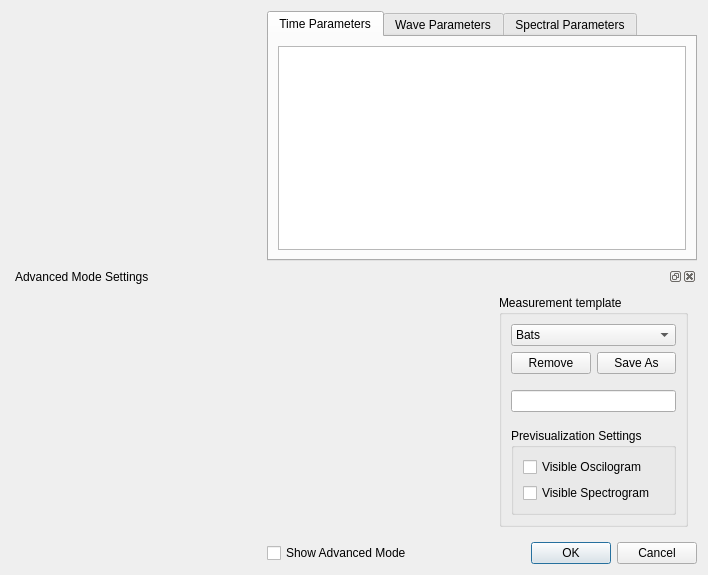
<?xml version="1.0" encoding="UTF-8"?>
<ui version="4.0">
 <class>Dialog</class>
 <widget class="QDialog" name="Dialog">
  <property name="geometry">
   <rect>
    <x>0</x>
    <y>0</y>
    <width>708</width>
    <height>553</height>
   </rect>
  </property>
  <property name="sizePolicy">
   <sizepolicy hsizetype="Preferred" vsizetype="Preferred">
    <horstretch>3</horstretch>
    <verstretch>0</verstretch>
   </sizepolicy>
  </property>
  <property name="windowTitle">
   <string>Parameters Window</string>
  </property>
  <layout class="QGridLayout" name="gridLayout">
   <item row="0" column="0">
    <widget class="QWidget" name="settings_widget" native="true">
     <property name="sizePolicy">
      <sizepolicy hsizetype="Expanding" vsizetype="Expanding">
       <horstretch>2</horstretch>
       <verstretch>3</verstretch>
      </sizepolicy>
     </property>
     <property name="minimumSize">
      <size>
       <width>250</width>
       <height>250</height>
      </size>
     </property>
     <property name="maximumSize">
      <size>
       <width>16777215</width>
       <height>16777215</height>
      </size>
     </property>
     <property name="styleSheet">
      <string notr="true"/>
     </property>
    </widget>
   </item>
   <item row="0" column="1" colspan="2">
    <widget class="QTabWidget" name="tab_parameters">
     <property name="sizePolicy">
      <sizepolicy hsizetype="Expanding" vsizetype="Expanding">
       <horstretch>5</horstretch>
       <verstretch>3</verstretch>
      </sizepolicy>
     </property>
     <property name="minimumSize">
      <size>
       <width>100</width>
       <height>250</height>
      </size>
     </property>
     <property name="maximumSize">
      <size>
       <width>16777215</width>
       <height>16777215</height>
      </size>
     </property>
     <property name="sizeIncrement">
      <size>
       <width>0</width>
       <height>0</height>
      </size>
     </property>
     <property name="currentIndex">
      <number>0</number>
     </property>
     <widget class="QWidget" name="tab_time_parameters">
      <attribute name="title">
       <string>Time Parameters</string>
      </attribute>
      <layout class="QGridLayout" name="gridLayout_3">
       <item row="0" column="0">
        <widget class="QTableWidget" name="time_parameter_table"/>
       </item>
      </layout>
     </widget>
     <widget class="QWidget" name="tab_wave_parameters">
      <attribute name="title">
       <string>Wave Parameters</string>
      </attribute>
      <layout class="QGridLayout" name="gridLayout_4">
       <item row="0" column="0">
        <widget class="QTableWidget" name="wave_parameter_table"/>
       </item>
      </layout>
     </widget>
     <widget class="QWidget" name="tab_spectral_params">
      <attribute name="title">
       <string>Spectral Parameters</string>
      </attribute>
      <layout class="QGridLayout" name="gridLayout_2">
       <item row="0" column="1">
        <widget class="QTableWidget" name="parameter_locations_table"/>
       </item>
      </layout>
     </widget>
    </widget>
   </item>
   <item row="3" column="1">
    <widget class="QCheckBox" name="advanced_mode_visibility_cbox">
     <property name="text">
      <string>Show Advanced Mode</string>
     </property>
     <property name="checked">
      <bool>false</bool>
     </property>
    </widget>
   </item>
   <item row="3" column="2">
    <widget class="QDialogButtonBox" name="buttonBox">
     <property name="orientation">
      <enum>Qt::Horizontal</enum>
     </property>
     <property name="standardButtons">
      <set>QDialogButtonBox::Cancel|QDialogButtonBox::Ok</set>
     </property>
    </widget>
   </item>
   <item row="2" column="0" colspan="3">
    <widget class="QDockWidget" name="dock_widget_advanced_mode">
     <property name="sizePolicy">
      <sizepolicy hsizetype="Preferred" vsizetype="Preferred">
       <horstretch>0</horstretch>
       <verstretch>1</verstretch>
      </sizepolicy>
     </property>
     <property name="minimumSize">
      <size>
       <width>204</width>
       <height>250</height>
      </size>
     </property>
     <property name="focusPolicy">
      <enum>Qt::NoFocus</enum>
     </property>
     <property name="floating">
      <bool>false</bool>
     </property>
     <property name="features">
      <set>QDockWidget::AllDockWidgetFeatures</set>
     </property>
     <property name="windowTitle">
      <string>Advanced Mode Settings</string>
     </property>
     <widget class="QWidget" name="dockWidgetContents_2">
      <layout class="QHBoxLayout" name="horizontalLayout_2">
       <item>
        <widget class="QSignalDetectorWidget" name="widget" native="true">
         <property name="sizePolicy">
          <sizepolicy hsizetype="Expanding" vsizetype="Preferred">
           <horstretch>5</horstretch>
           <verstretch>0</verstretch>
          </sizepolicy>
         </property>
         <property name="minimumSize">
          <size>
           <width>0</width>
           <height>0</height>
          </size>
         </property>
         <property name="maximumSize">
          <size>
           <width>16777215</width>
           <height>16777215</height>
          </size>
         </property>
        </widget>
       </item>
       <item>
        <widget class="QGroupBox" name="groupBox">
         <property name="sizePolicy">
          <sizepolicy hsizetype="Expanding" vsizetype="Preferred">
           <horstretch>2</horstretch>
           <verstretch>0</verstretch>
          </sizepolicy>
         </property>
         <property name="minimumSize">
          <size>
           <width>150</width>
           <height>0</height>
          </size>
         </property>
         <property name="title">
          <string>Measurement template</string>
         </property>
         <layout class="QGridLayout" name="gridLayout_5">
          <item row="6" column="0" colspan="2">
           <spacer name="verticalSpacer_2">
            <property name="orientation">
             <enum>Qt::Vertical</enum>
            </property>
            <property name="sizeType">
             <enum>QSizePolicy::Fixed</enum>
            </property>
            <property name="sizeHint" stdset="0">
             <size>
              <width>20</width>
              <height>10</height>
             </size>
            </property>
           </spacer>
          </item>
          <item row="2" column="0" colspan="2">
           <spacer name="verticalSpacer">
            <property name="orientation">
             <enum>Qt::Vertical</enum>
            </property>
            <property name="sizeType">
             <enum>QSizePolicy::Fixed</enum>
            </property>
            <property name="sizeHint" stdset="0">
             <size>
              <width>20</width>
              <height>10</height>
             </size>
            </property>
           </spacer>
          </item>
          <item row="8" column="0">
           <spacer name="verticalSpacer_3">
            <property name="orientation">
             <enum>Qt::Vertical</enum>
            </property>
            <property name="sizeHint" stdset="0">
             <size>
              <width>20</width>
              <height>40</height>
             </size>
            </property>
           </spacer>
          </item>
          <item row="1" column="2">
           <widget class="QPushButton" name="save_measurement_template_as_bttn">
            <property name="maximumSize">
             <size>
              <width>200</width>
              <height>16777215</height>
             </size>
            </property>
            <property name="text">
             <string>Save As</string>
            </property>
           </widget>
          </item>
          <item row="0" column="0" colspan="3">
           <widget class="QComboBox" name="measurement_template_cbox">
            <property name="maximumSize">
             <size>
              <width>200</width>
              <height>16777215</height>
             </size>
            </property>
            <item>
             <property name="text">
              <string>Bats</string>
             </property>
            </item>
            <item>
             <property name="text">
              <string>user defined</string>
             </property>
            </item>
            <item>
             <property name="text">
              <string>other template</string>
             </property>
            </item>
           </widget>
          </item>
          <item row="5" column="0" colspan="3">
           <widget class="QLineEdit" name="new_template_name_linedit">
            <property name="sizePolicy">
             <sizepolicy hsizetype="Preferred" vsizetype="Fixed">
              <horstretch>0</horstretch>
              <verstretch>0</verstretch>
             </sizepolicy>
            </property>
            <property name="minimumSize">
             <size>
              <width>0</width>
              <height>0</height>
             </size>
            </property>
            <property name="maximumSize">
             <size>
              <width>200</width>
              <height>16777215</height>
             </size>
            </property>
           </widget>
          </item>
          <item row="1" column="0" colspan="2">
           <widget class="QPushButton" name="remove_measurement_template_bttn">
            <property name="sizePolicy">
             <sizepolicy hsizetype="Preferred" vsizetype="Fixed">
              <horstretch>0</horstretch>
              <verstretch>0</verstretch>
             </sizepolicy>
            </property>
            <property name="minimumSize">
             <size>
              <width>0</width>
              <height>0</height>
             </size>
            </property>
            <property name="maximumSize">
             <size>
              <width>200</width>
              <height>16777215</height>
             </size>
            </property>
            <property name="text">
             <string>Remove</string>
            </property>
           </widget>
          </item>
          <item row="7" column="0" colspan="3">
           <widget class="QGroupBox" name="groupBox_2">
            <property name="title">
             <string>Previsualization Settings</string>
            </property>
            <layout class="QGridLayout" name="gridLayout_6">
             <item row="0" column="0">
              <widget class="QCheckBox" name="visible_oscilogram_cbox">
               <property name="sizePolicy">
                <sizepolicy hsizetype="Minimum" vsizetype="Minimum">
                 <horstretch>0</horstretch>
                 <verstretch>0</verstretch>
                </sizepolicy>
               </property>
               <property name="text">
                <string>Visible Oscilogram</string>
               </property>
              </widget>
             </item>
             <item row="1" column="0">
              <widget class="QCheckBox" name="visible_spectrogram_cbox">
               <property name="sizePolicy">
                <sizepolicy hsizetype="Minimum" vsizetype="Minimum">
                 <horstretch>0</horstretch>
                 <verstretch>0</verstretch>
                </sizepolicy>
               </property>
               <property name="text">
                <string>Visible Spectrogram</string>
               </property>
               <property name="checked">
                <bool>false</bool>
               </property>
              </widget>
             </item>
            </layout>
           </widget>
          </item>
         </layout>
        </widget>
       </item>
      </layout>
     </widget>
    </widget>
   </item>
  </layout>
 </widget>
 <customwidgets>
  <customwidget>
   <class>QSignalDetectorWidget</class>
   <extends>QWidget</extends>
   <header>graphic_interface.widgets.QSignalDetectorWidget</header>
   <container>1</container>
  </customwidget>
 </customwidgets>
 <resources/>
 <connections>
  <connection>
   <sender>buttonBox</sender>
   <signal>accepted()</signal>
   <receiver>Dialog</receiver>
   <slot>accept()</slot>
   <hints>
    <hint type="sourcelabel">
     <x>248</x>
     <y>254</y>
    </hint>
    <hint type="destinationlabel">
     <x>157</x>
     <y>274</y>
    </hint>
   </hints>
  </connection>
  <connection>
   <sender>buttonBox</sender>
   <signal>rejected()</signal>
   <receiver>Dialog</receiver>
   <slot>reject()</slot>
   <hints>
    <hint type="sourcelabel">
     <x>316</x>
     <y>260</y>
    </hint>
    <hint type="destinationlabel">
     <x>286</x>
     <y>274</y>
    </hint>
   </hints>
  </connection>
 </connections>
</ui>
